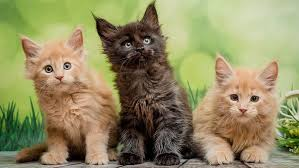
#> input picture OpenCV Notes/Photos/cats_1.jpeg, 299 x 168 px, found by its file name
$ python split_merge_channels.py
#> lines starting #> are read from the running program, lines starting #| are printed output that depends on the picture
import cv2 as cv
import numpy as np

img = cv.imread(r'Photos\cats_1.jpeg')
#> img is the input picture: shape (168, 299, 3); mean B, G, R 99, 140.8, 146.7
cv.imshow('Cat', img)

blank = np.zeros(img.shape[:2], dtype='uint8')


# b,g,r will be grayscale
b,g,r = cv.split(img)
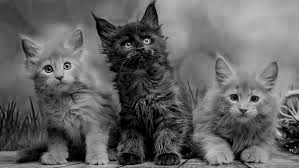
#> b: shape (168, 299); min 0, max 220, mean 99
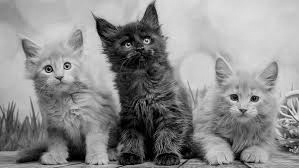
#> g: shape (168, 299); min 0, max 235, mean 140.8
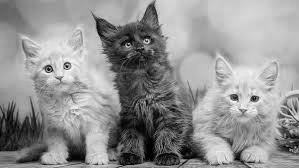
#> r: shape (168, 299); min 0, max 255, mean 146.7
cv.imshow('Blue', b)
cv.imshow('Green', g)
cv.imshow('Red', r)

print(img.shape)
#| (168, 299, 3)
print(b.shape)
#| (168, 299)
print(g.shape)
#| (168, 299)
print(r.shape)
#| (168, 299)

merged = cv.merge([b,g,r])
cv.imshow('Merged', merged)


# to visualize the color distribution
blue = cv.merge([b, blank, blank])
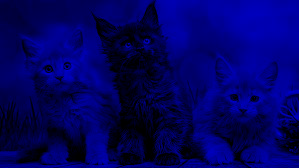
#> blue: shape (168, 299, 3); mean of channels 0, 1, 2 99, 0, 0; drawn as B, G, R
green = cv.merge([blank, g, blank])
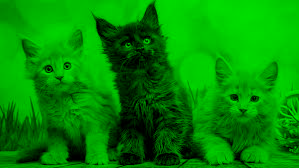
#> green: shape (168, 299, 3); mean of channels 0, 1, 2 0, 140.8, 0; drawn as B, G, R
red = cv.merge([blank, blank, r])
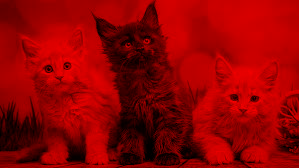
#> red: shape (168, 299, 3); mean of channels 0, 1, 2 0, 0, 146.7; drawn as B, G, R

cv.imshow('Blue', blue)
cv.imshow('Green', green)
cv.imshow('Red', red)

cv.waitKey(0)

$ run again, with OpenCV Notes/Photos/cats_2.jpeg copied over OpenCV Notes/Photos/cats_1.jpeg
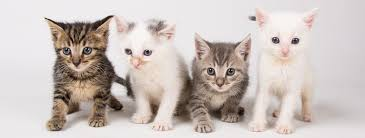
#> input picture OpenCV Notes/Photos/cats_2.jpeg, 365 x 138 px, found by its file name
#> img is the input picture: shape (138, 365, 3); mean B, G, R 188.6, 193.2, 203.2
#| (138, 365, 3)
#| (138, 365)
#| (138, 365)
#| (138, 365)
#> `green = cv.merge([blank, g, blank])`:
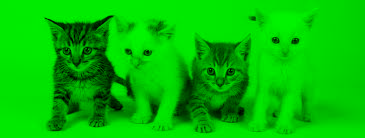
#> green: shape (138, 365, 3); mean of channels 0, 1, 2 0, 193.2, 0; drawn as B, G, R
#> `red = cv.merge([blank, blank, r])`:
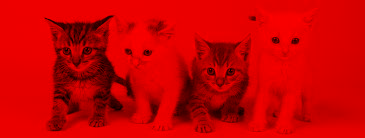
#> red: shape (138, 365, 3); mean of channels 0, 1, 2 0, 0, 203.2; drawn as B, G, R

$ run again, with OpenCV Notes/Photos/boston.jpeg copied over OpenCV Notes/Photos/cats_1.jpeg
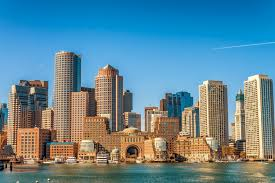
#> input picture OpenCV Notes/Photos/boston.jpeg, 275 x 183 px, found by its file name
#> img is the input picture: shape (183, 275, 3); mean B, G, R 150.2, 134.7, 95.9
#| (183, 275, 3)
#| (183, 275)
#| (183, 275)
#| (183, 275)
#> `green = cv.merge([blank, g, blank])`:
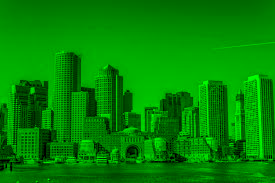
#> green: shape (183, 275, 3); mean of channels 0, 1, 2 0, 134.7, 0; drawn as B, G, R
#> `red = cv.merge([blank, blank, r])`:
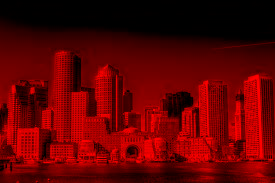
#> red: shape (183, 275, 3); mean of channels 0, 1, 2 0, 0, 95.9; drawn as B, G, R
